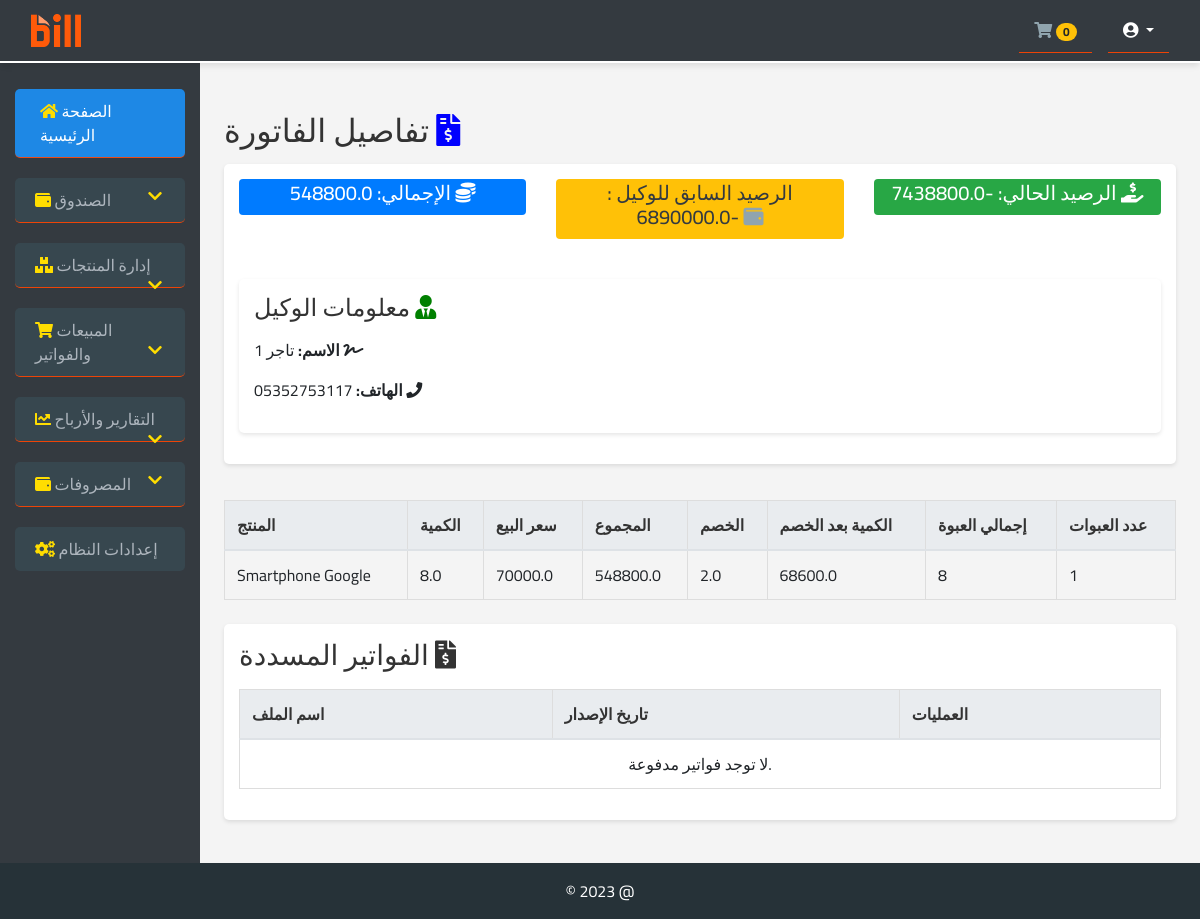
Page /detils/A15926 on the committed database.
### pro1/models.py (models this page shows, shortened)
class Invoice(models.Model):
    invoice_number = models.CharField(max_length=100, default=generate_invoice_number, unique=True)
    date = models.DateTimeField(default=timezone.now)
    agent = models.ForeignKey(Agent, on_delete=models.CASCADE)
    totalAmountbeforediscount = models.DecimalField(max_digits=15, decimal_places=1, null=True)
    total = models.DecimalField(max_digits=15, decimal_places=1, null=True)
    payment = models.CharField(max_length=100, null=True)
    balncagentlast = models.DecimalField(max_digits=15, decimal_places=1, null=True)
    balncagentafter = models.DecimalField(max_digits=15, decimal_places=1, null=True)
    payment_date = models.DateField(null=True, blank=True)
    admin = models.CharField(max_length=255, null=True)
    notes = models.TextField(null=True)
    discount = models.DecimalField(max_digits=10, decimal_places=1, default=0.0)

class Agent(models.Model):
    name = models.CharField(max_length=100)
    phone = models.CharField(max_length=15, null=True)
    address = models.TextField(max_length=255, null=True)

class InvoiceItem(models.Model):
    invoice = models.ForeignKey(Invoice, related_name='items', on_delete=models.CASCADE)
    product = models.ForeignKey(Productx, on_delete=models.CASCADE)
    quantity = models.DecimalField(max_digits=15, decimal_places=1, null=True)
    selling_price = models.DecimalField(max_digits=15, decimal_places=1)
    total = models.DecimalField(max_digits=15, decimal_places=1, null=True)
    discount = models.DecimalField(max_digits=15, decimal_places=1, null=True)
    quantity_after_discount = models.DecimalField(max_digits=15, decimal_places=1, null=True)
    pkage_total = models.IntegerField(null=True)
    pakge = models.IntegerField(null=True)
    costperone_price = models.DecimalField(max_digits=15, decimal_places=1, null=True)

class Productx(models.Model):
    name = models.CharField(max_length=100, verbose_name="اسم المنتج")
    description = models.TextField(verbose_name="الوصف", null=True)
    cost_price = models.DecimalField(max_digits=10, decimal_places=2, verbose_name="سعر التكلفة للقطعة")
    sale_price = models.DecimalField(max_digits=10, decimal_places=2, verbose_name="سعر البيع للقطعة")
    manufacturer = models.CharField(max_length=100, verbose_name="الشركة المصنعة")
    quantity_in_stock = models.IntegerField(verbose_name="الكمية في المخزن")
    product_image = models.ImageField(upload_to='products/', verbose_name="صورة المنتج")
    is_available = models.BooleanField(default=True, verbose_name="متوفر")
    date_added = models.DateTimeField(default=timezone.now, verbose_name="تاريخ الإضافة")
    category = models.ForeignKey(Category, on_delete=models.CASCADE, verbose_name="التصنيف")
    packing_value = models.DecimalField(max_digits=10, decimal_places=2, verbose_name="قيمة التعبئة" ,null=True)
    measurement_unit = models.CharField(max_length=50, verbose_name="وحدة القياس" ,null=True)
    discount_percentage = models.DecimalField(max_digits=5, decimal_places=2, verbose_name="نسبة الخصم", default=0.00)
    class Meta:
        verbose_name = "منتج"
        verbose_name_plural = "منتجات"

### pro1/views.py (the view)
# urls.py: path('detils/<str:number>', views.detils, name='detils'),
def detils(request, number):
    invoice = Invoice.objects.get(invoice_number=number)
    context = {
        'invoice': invoice
    }
    return render(request, 'bill.html', context)

### templates/bill.html (shortened to what this page needs)
{% extends 'base.html' %}
{% block con %}
<div class="invoice-details mb-4">
    <h2>تفاصيل الفاتورة <i style="color: blue" class="fas fa-file-invoice-dollar"></i></h2>
    <div class="invoice-summary">
        <div class="row">
            <div class="col-md-4 mb-3">
                <div class="bg-primary text-white pcx text-center rounded">
                    <h5>الإجمالي: <span>{{ invoice.total }}</span> <i class="fas fa-coins"></i></h5>
                </div>
            </div>
            <div class="col-md-4 mb-3">
                <div class="bg-warning text-dark pcx text-center rounded">
                    <h5>الرصيد السابق للوكيل : <span>{{ invoice.balncagentlast }}</span> <i class="fas fa-wallet"></i></h5>
                </div>
            </div>
            <div class="col-md-4 mb-3">
                <div class="bg-success text-white pcx text-center rounded">
                    <h5>الرصيد الحالي: <span>{{ invoice.balncagentafter }}</span> <i class="fas fa-hand-holding-usd"></i></h5>
                </div>
            </div>
        </div>
        <div class="agent-info mb-3 mt-4">
            <h4>معلومات الوكيل <i style="color: green" class="fas fa-user-tie"></i></h4>
            <p><strong>الاسم:</strong> {{ invoice.agent.name }} <i class="fas fa-signature"></i></p>
            <p><strong>الهاتف:</strong> {{ invoice.agent.phone }} <i class="fas fa-phone"></i></p>
        </div>
    </div>
    <table class="table table-striped">
         <table class="table">
        <thead>
            <tr>
                <th>المنتج</th>
                <th>الكمية</th>
                <th>سعر البيع</th>
                <th>المجموع</th>
                <th>الخصم</th>
                <th>الكمية بعد الخصم</th>
                <th>إجمالي العبوة</th>
                <th>عدد العبوات</th>
            </tr>
        </thead>
        <tbody>
            {% for item in invoice.items.all %}
            <tr>
                <td>{{ item.product.name }}</td>
                <td>{{ item.quantity }}</td>
                <td>{{ item.selling_price }}</td>
                <td>{{ item.total }}</td>
                <td>{{ item.discount }}</td>
                <td>{{ item.quantity_after_discount }}</td>
                <td>{{ item.pkage_total }}</td>
                <td>{{ item.pakge }}</td>
            </tr>
            {% endfor %}
        </tbody>
    </table>
    </table>
<div class="invoice-files mt-4">
    <h3 class="mb-3">الفواتير المسددة <i class="fas fa-file-invoice-dollar"></i></h3>
    <table class="table table-bordered">
        <thead>
            <tr>
                <th>اسم الملف</th>
                <th>تاريخ الإصدار</th>
                <th>العمليات</th>
            </tr>
        </thead>
        <tbody>
    {% for file in invoice.pdf_files.all %}
        <tr>
            <td>
                {% if file.file %}
                    {{ file.file.name }}
                {% endif %}
            </td>
            <td>
                {{ file.created_at|date:"Y-m-d H:i" }}
            </td>
            <td class="text-center">
                {% if file.file %}
                    <a href="{{ file.file.url }}" target="_blank" class="btn btn-primary btn-sm mr-1">
                        <i class="fas fa-file-pdf"></i>
                    </a>
                {% endif %}
                {% if file.receipt %}
                    <a href="{{ file.receipt.url }}" target="_blank" class="btn btn-success btn-sm">
                        <i class="fas fa-receipt"></i>
                    </a>
                {% endif %}
            </td>
        </tr>
    {% empty %}
        <tr>
            <td colspan="3" class="text-center">لا توجد فواتير مدفوعة.</td>
        </tr>
    {% endfor %}
</tbody>
    </table>
</div>
</div>
    </div>
</div>
{% endblock %}

### templates/base.html (style rules this page uses)
body { font-family: 'Cairo', serif; background-color: #f4f4f4; }
.fa-home, .fa-boxes, .fa-shopping-cart, .fa-chart-line, .fa-wallet, .fa-cogs { color: #90A4AE; }

### templates/bill.html (style rules this page uses)
.pcx { padding: 2px; }
body { font-family: 'Cairo', sans-serif; background-color: #f4f4f4; }
.invoice-details h2, .agent-info h4, .invoice-files h3 { color: #333; margin-bottom: 15px; }
.table { border-collapse: collapse; width: 100%; }
.table th, .table td { border: 1px solid #ddd; padding: 12px; text-align: left; }
.table th { background-color: #e9ecef; color: #333; }
.invoice-summary, .agent-info, .invoice-files { background: white; padding: 15px; border-radius: 5px; box-shadow: 0 2px 4px rgba(0, 0, 0, 0.1); margin-bottom: 20px; }

### rows in the picture
Invoice: total "548800.0", balncagentlast "-6890000.0", balncagentafter "-7438800.0", agent.name "تاجر 1", agent.phone "05352753117"
InvoiceItem: product.name "Smartphone Google", quantity "8.0", selling_price "70000.0", total "548800.0", discount "2.0", quantity_after_discount "68600.0", pkage_total "8", pakge "1"
